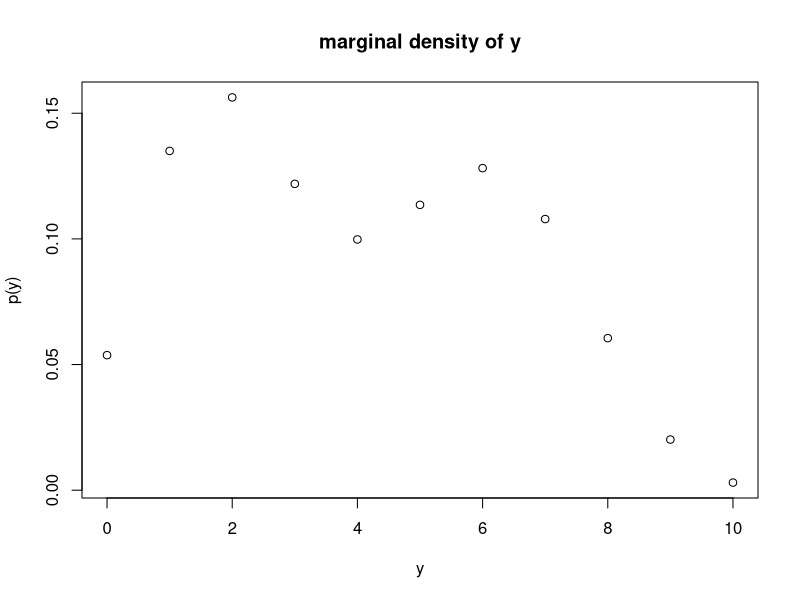
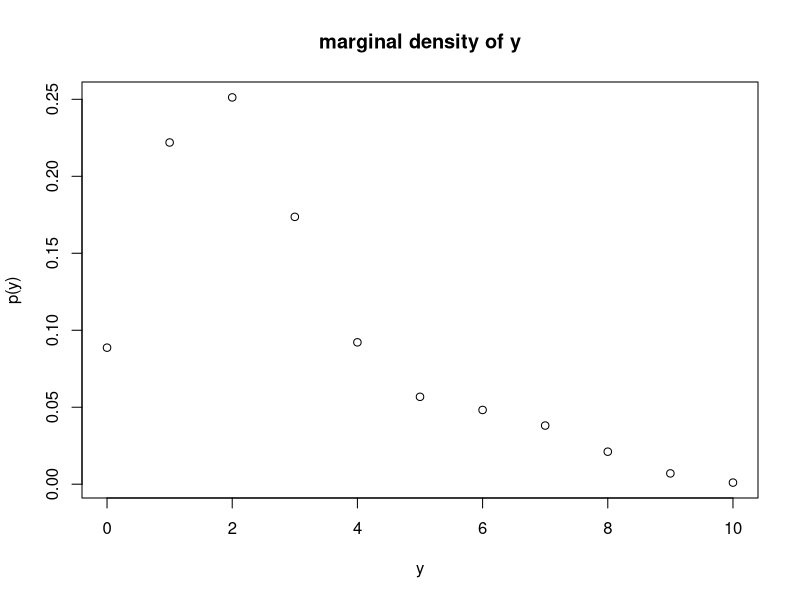

These figures' R source, in order:
## ---- chunk 1
n=10
y = seq(0, n, length=n+1)
# Calculate and draw the marginal density of y
ypdf = 0.5*dbinom(y,size = n,prob = 0.2) + 0.5*dbinom(y,size = n,prob = 0.6)
plot(y,ypdf, main="marginal density of y", xlab="y", ylab="p(y)")
## ---- chunk 2
Pr_post = dbinom(3,size=n,prob=0.2)/(dbinom(3,size=n,prob=0.2) + dbinom(3,size=n,prob=0.6))
print(Pr_post)
## ---- chunk 3
n=10
y = seq(0, n, length=n+1)
# Calculate and draw the marginal density of y
ypdf = Pr_post*dbinom(y,size = n,prob = 0.2) + (1-Pr_post)*dbinom(y,size = n,prob = 0.6)
plot(y,ypdf, main="marginal density of y", xlab="y", ylab="p(y)")
## ---- chunk 4
Pr_post*dbinom(3,size = n,prob = 0.2) + (1-Pr_post)*dbinom(3,size = n,prob = 0.6)
